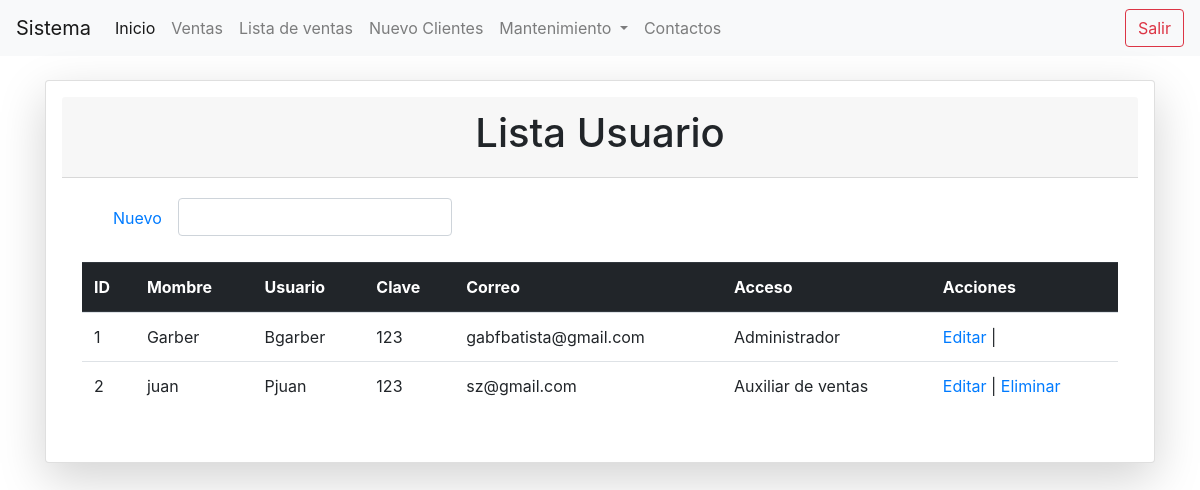
The page /list_usuario.php (signed in) on the database as committed earlier.
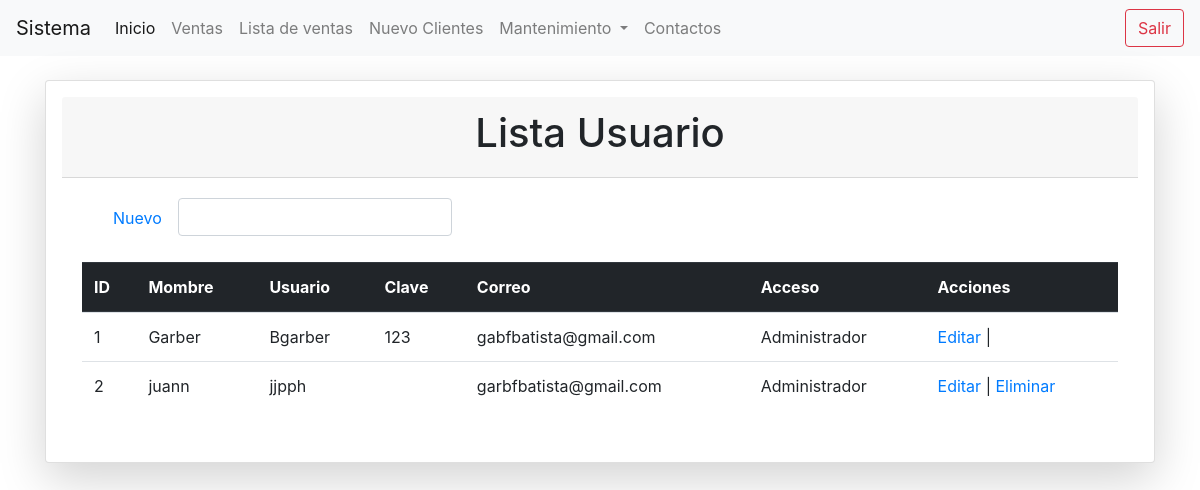
The same page on the database as committed later.
### tables this page shows
CREATE TABLE `usuario` (
  `idusuario` int(11) NOT NULL COMMENT 'Llave primaria ',
  `nombre` varchar(45) DEFAULT NULL COMMENT 'Nombre de empleado ',
  `usuario` varchar(45) NOT NULL COMMENT 'Usuario de empleado',
  `clave` varchar(45) NOT NULL COMMENT 'Contraseña de usuario ',
  `correo` varchar(45) DEFAULT NULL COMMENT 'correo de empleado ',
  `estatus` varchar(1) NOT NULL DEFAULT '1' COMMENT 'Si el usuario esta activo o inactivo ',
  `idrol` int(11) NOT NULL COMMENT 'Tipos de usuario '
);

CREATE TABLE `rol` (
  `idrol` int(11) NOT NULL COMMENT 'Llave primaria ',
  `rol` varchar(45) NOT NULL COMMENT 'Tipo de usuario, Administrador, Almacén y Vendedor '
);

### list_usuario.php (the view, shortened to what this page needs)
<?php
include "conexion.php";
?>
<!doctype html>
<html lang="en">
  <head>
  <?php
   include "nav.php";
   ?>
  </head>
  <body>
    <br>
       <div class="container">
        <div class="row">
            <div class="col-lg-12 col-md-6">
            <div class="card shadow-lg p-3 mb-5 bg-white ">
            <div class="card-header text-center"> <h1>Lista Usuario</h1></div>
            <div class="card-body col-md-12">
            <div class="container">
            <ul class="nav nav">
              <li class="nav-item com-md-12">
                <a class="nav-link active" href="usuario.php">Nuevo</a>
              </li>
            <form action="buscar_usuario.php" method="get">
            <div class="input-group">
            <div class="form-outline">
            <input type="search" id="form1" name="busqueda" class="form-control" />
            </div>
            </div>
            </form>
            </ul>
            </div>
            <br>
           <table class="table">
            <thead class="thead-dark">
              <tr>
              <th scope="col">ID</th>
                <th scope="col">Mombre</th>
                <th scope="col">Usuario</th>
                <th scope="col">Clave</th>
                <th scope="col">Correo</th>
                <th scope="col">Acceso</th>
                <th scope="col">Acciones</th>
                 </thead>
                 <tbody>
                  <tr>
                  <?php
                   $por_pagina = 6;
                   if(empty($_GET['pagina']))
                   {
                     $pagina = 1;
                   }else{
                    $pagina = $_GET['pagina'];
                   }
                   $desde = ($pagina -1) * $por_pagina;
                 $qury = mysqli_query($conection,"SELECT u.idusuario,u.nombre,u.usuario,u.clave,u.correo,r.rol,u.estatus FROM
                 usuario u INNER JOIN rol r ON u.idrol = r.idrol WHERE estatus = 1 ORDER BY u.idusuario ASC
                 LIMIT $desde,$por_pagina");
                $result = mysqli_num_rows($qury);
                 if($result>0){
                   while($data= mysqli_fetch_array($qury)){
                   ?>
                   <tr>
                   <td><?php echo $data["idusuario"];?></td>
                    <td><?php echo $data["nombre"];?></td>
                    <td><?php echo $data["usuario"];?></td>
                    <td><?php echo $data["clave"];?></td>
                    <td><?php echo $data["correo"];?></td>
                    <td><?php echo $data['rol'];?></td>
                    <td>
                      <a href="edit_usuario.php?id=<?php echo $data["idusuario"];?>">Editar</a> |
                      <?php
                      if($data["idusuario"]!=1){
                      ?>
                      <a href="dele_user.php?id=<?php echo $data["idusuario"];?>">Eliminar</a>
                      <?php }
                      ?>
                    </td>
                   </tr>
                   <?php
                   }
                 }
                 ?>
                 </tbody>
                </table>
            </div>
                </div>
        </div>
    </div>
            </div>
  </body>
</html>

Rows that differ between the two databases and show on the page:
changed usuario id 2: nombre "juan" → "juann"; usuario "Pjuan" → "jjpph"; correo "sz@gmail.com" → "garbfbatista@gmail.com"; idrol.rol "Auxiliar de ventas" → "Administrador"; clave "123" → (not shown)
